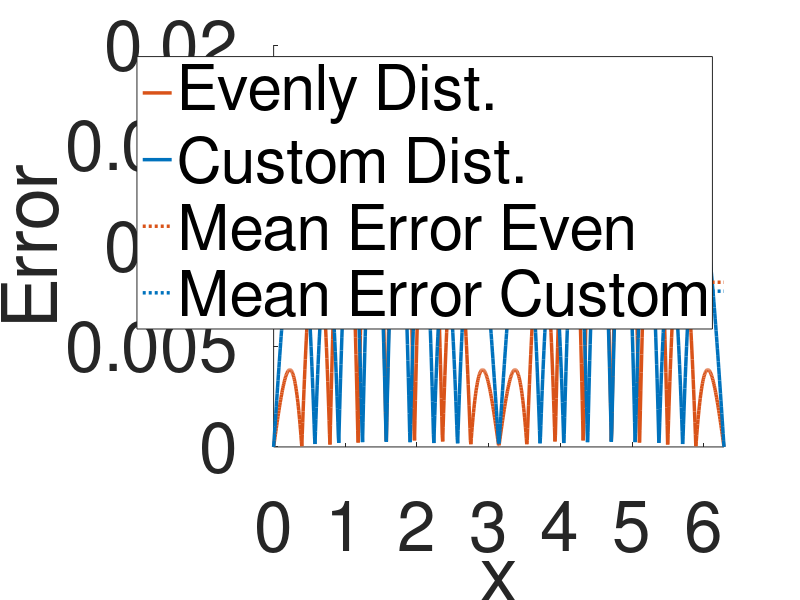

Write MATLAB code to recreate this figure.
%% Matlab file for plotting the error between two distrubtion using a LUT to appoximate sine seen on figure 2.5 in the report
close all
clear all

% Resolution 
t1 = linspace(0,2*pi,1024); % Points to plot sine.
t2 = linspace(0,2*pi,17); % 17 points even distributed between 0 and 2pi.

% Create the custom distribution between 0 and 2pi
n = 15;
temp = linspace(pi/4 - pi/n,pi/2 + pi/4 + pi/n,7);
temp2 = linspace(pi+pi/4 - pi/n,pi + pi/2 + pi/4 + pi/n,7);
t3 = [0, temp, pi, temp2, 2*pi];

% Calculate the error for the two distributions
Error_1 = interp1(t2,sin(t2),t1,'linear')-sin(t1);
Error_2 = interp1(t3,sin(t3),t1,'linear')-sin(t1);

% Plot
figure
hold on
plot(t1,abs(Error_1),'LineWidth', 2.5,'Color', '#D95319') % Error for even
plot(t1,abs(Error_2),'LineWidth', 2.5,'Color', '#0072BD') % Errro for custom
line([0,2*pi],[mean(abs(Error_1)),mean(abs(Error_1))],'LineStyle',':','LineWidth', 2.5,'Color', '#D95319') % Mean error even
line([0,2*pi],[mean(abs(Error_2)),mean(abs(Error_2))],'LineStyle',':','LineWidth', 2.5,'Color', '#0072BD') % Mean error custom

legend("Evenly Dist.", "Custom Dist.", "Mean Error Even", "Mean Error Custom")
xlabel("x")
ylabel("Error")
xlim([0,2*pi])
set(gca,'FontSize',50)

